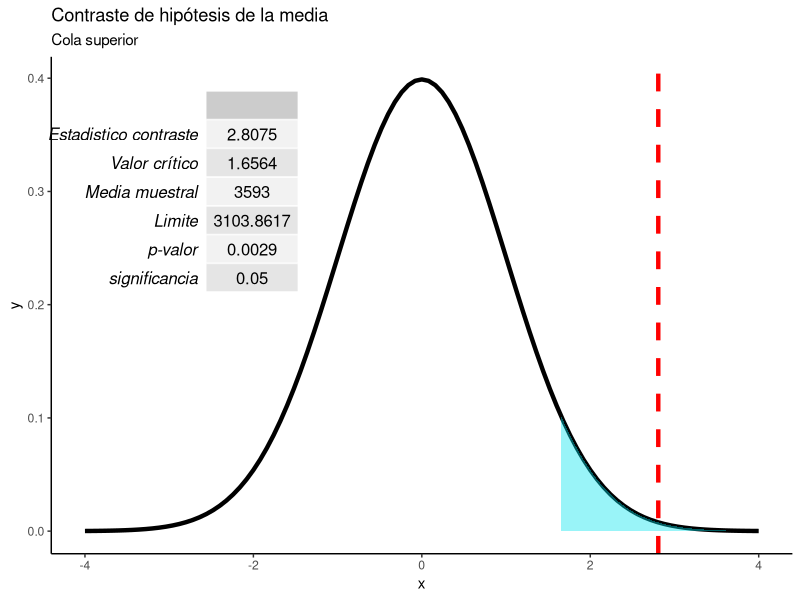
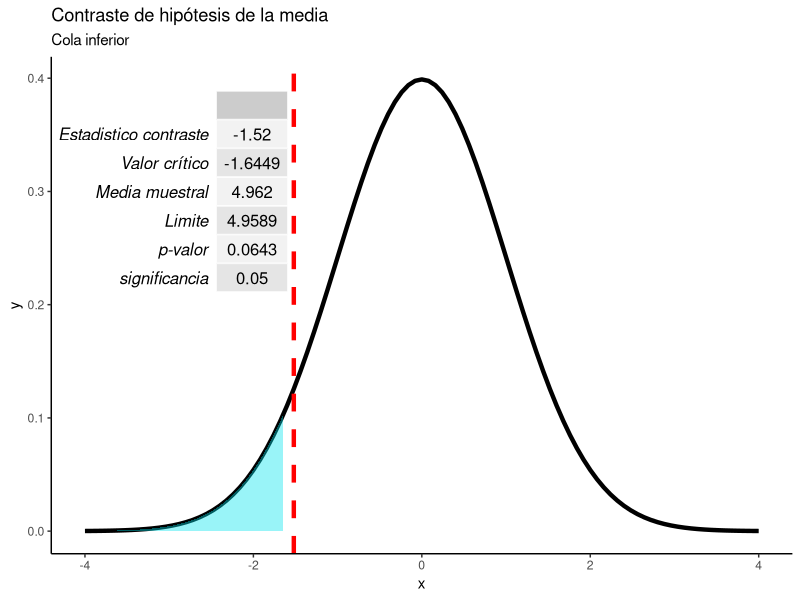
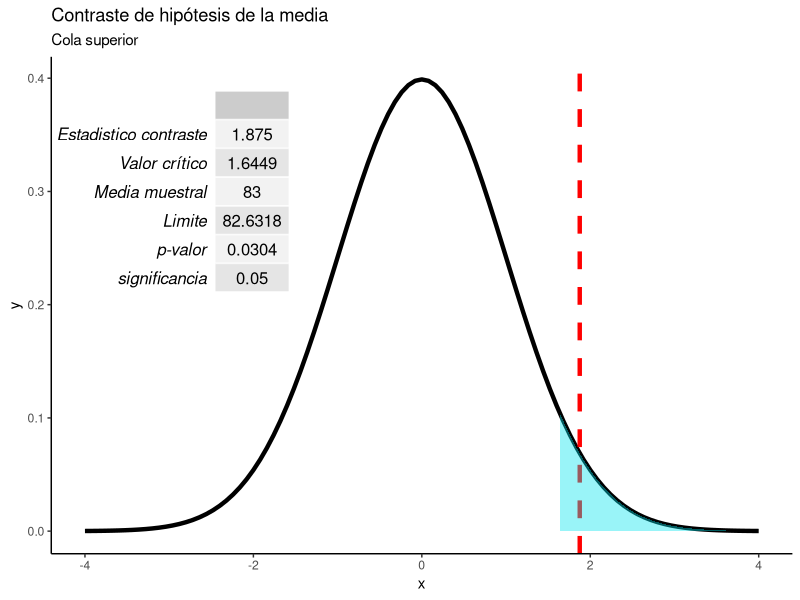
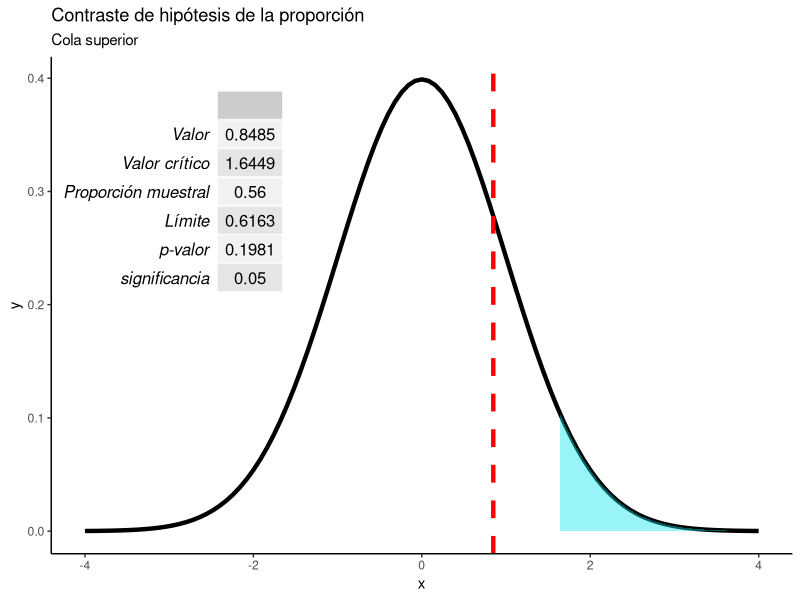
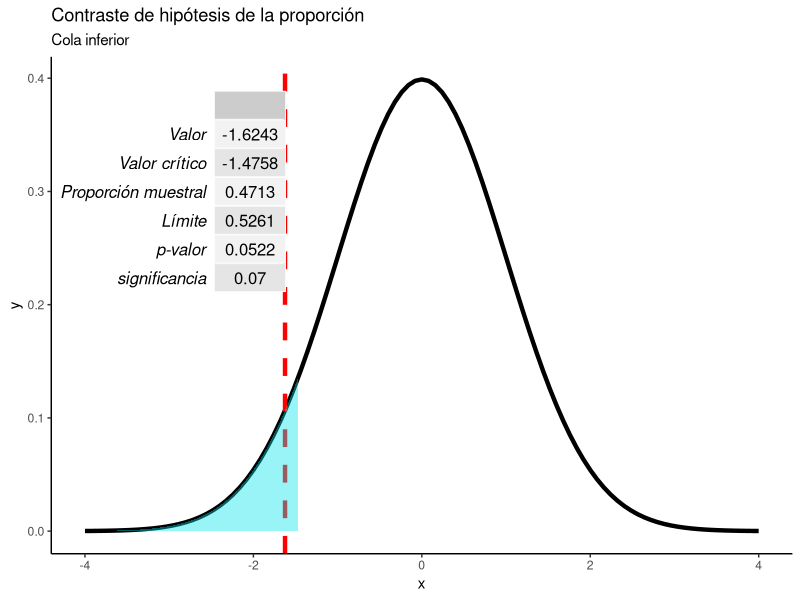
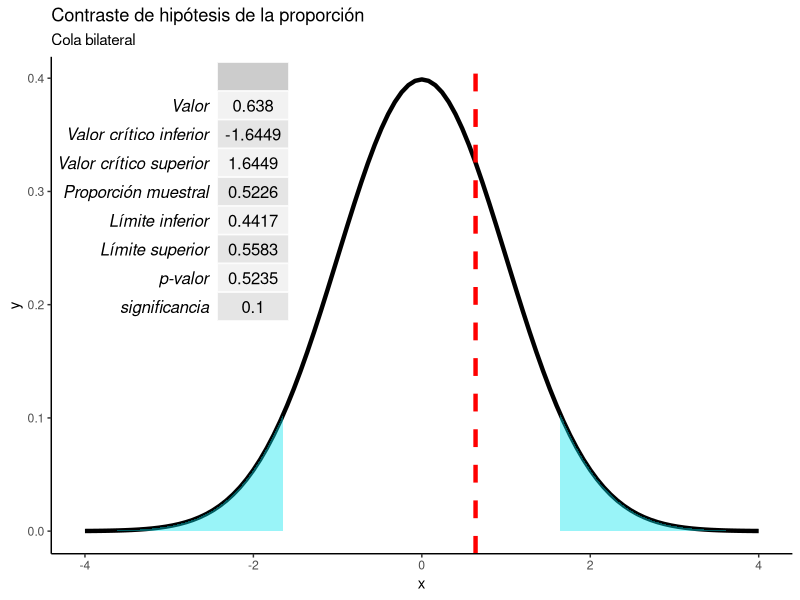

Generate these figures, in order, with R:

contraste_hipotesis1 <- function(media, media_muestral, proporcion_poblacional, proporcion_muestral, dtd=NULL, dtc=NULL, significancia, n, tipo="superior", estadistico = "media"){

  # Realiza contrastes de hipótesis para la media y la proporción
  # Autor: Kamal Romero (karomero@ucm.es)
  #
  # Args:
  #   media: media poblacional
  #   media_muestral: media muestral
  #   proporcion_poblacional: proporcion poblacional (debe ser un número estre cero y uno)
  #   proporcion_muestral: proporcion muestral (debe ser un número estre cero y uno)
  #   dtc: desviación típica si esta es conocida
  #   dtd: desviación típica si esta es desconocida
  #   n: tamaño de la muestra
  #   significancia: nivel de significancia del contraste (debe ser un número estre cero y uno)
  #   estadistico: el estadístico de contraste, de ser "media" o "proporcion" (default = "media")
  #   tipo: si el tipo de contraste es de cola superior, cola inferior o bilateral (default = "superior")
  #
  # Returns:
  #   Una tabla con el estadístico de contraste (Valor), el valor crítico (Valor crítico), 
  #   la media o proporción muestral, el valor crítco medido en la escala original (Límite)
  #   el p-valor y el nivel de significancia
  #
  
  
# Contrastes de la media de una distribución normal: varianza poblacional conocida 

  library(ggplot2)
  library(gridExtra)
  
  if(estadistico == "media"){
  
  if(!is.null(dtc)){
    
    z_estandar <-  (media_muestral - media)/(dtc / sqrt(n))
  
# Contraste de cola superior

  if(tipo=="superior") {

confianza2 <- significancia
tabla <- qnorm(p = confianza2, lower.tail = FALSE)
valor <- z_estandar
critico <- media + tabla*(dtc/sqrt(n))
pvalor <- pnorm(valor, lower.tail = FALSE)

  }
  
# Contraste de cola inferior
  
  if(tipo=="inferior") {

confianza2 <- significancia
tabla <- qnorm(p = confianza2, lower.tail = FALSE)*(-1)
valor <- z_estandar
critico <- media + tabla*(dtc/sqrt(n))
pvalor <- pnorm(valor)

  }
  
# Contraste de dos colas
  
  if(tipo=="bilateral") {
  
confianza2 <- significancia/2
tabla <- qnorm(p = confianza2, lower.tail = FALSE)
valor <- z_estandar
critico1 <- media + tabla*(dtc/sqrt(n))
critico2 <- media - tabla*(dtc/sqrt(n))
pvalor <- pnorm(abs(valor), lower.tail = FALSE)*2

  }
  
  }
  
# Contrastes de la media de una distribución normal: varianza poblacional desconocida

  if(!is.null(dtd)){
    
    z_estandar <-  (media_muestral - media)/(dtd / sqrt(n))
  
# Contraste de cola superior
  if(tipo=="superior") {

confianza2 <- significancia
tabla <- qt(p = confianza2, df = n-1, lower.tail = FALSE)
valor <- z_estandar
critico <- media + tabla*(dtd/sqrt(n))
pvalor <- pt(valor,df = n-1, lower.tail = FALSE)

  }
  
# Contraste de cola inferior
  if(tipo=="inferior") {

confianza2 <- signiicancia
tabla <- qt(p = confianza2, df = n-1, lower.tail = FALSE)*(-1)
valor <- z_estandar
critico <- media + tabla*(dtd/sqrt(n))
pvalor <- pt(valor, df = n-1)

  }
  
# Contraste de dos colas
  if(tipo=="bilateral") {

confianza2 <- significancia/2
tabla <- qt(p = confianza2, df = n-1, lower.tail = FALSE)
valor <- z_estandar
critico1 <- media + tabla*(dtd/sqrt(n))
critico2 <- media - tabla*(dtd/sqrt(n))
pvalor <- pt(abs(valor), df = n-1, lower.tail = FALSE)*2

  }
  
  }
  
  if(tipo=="bilateral") {
    
    tablon <- data.frame(
      "Concepto" = c("Valor", "Valor crítico superior", "Valor crítico inferior", "Media muestral", "Límite inferior", "Límite superior",  "p-valor", "significancia"),
      "Datos"=c(valor, tabla*(-1), tabla, media_muestral, critico1, critico2, pvalor, (significancia/2))
    )
    
    tablon$Datos <-  round(tablon$Datos, digits = 4)
    rownames(tablon) <- tablon[,1]
    tablon[,1] <- NULL
    colnames(tablon) <- ""
    
    return(tablon)
    
  } else {
  
  tablon <- data.frame(
    "Concepto" = c("Estadistico contraste", "Valor crítico", "Media muestral", "Limite", "p-valor", "significancia"),
    "Datos"=c(valor, tabla, media_muestral, critico, pvalor, significancia)
  )
  
  tablon$Datos <-  round(tablon$Datos, digits = 4)
  rownames(tablon) <- tablon[,1]
  tablon[,1] <- NULL
  colnames(tablon) <- ""
  
  if(tipo == "inferior"){
    
    p1 <- ggplot(data.frame(x = c(-4, 4)), aes(x = x)) +
      stat_function(fun = dnorm,  size = 1.5) + geom_vline(xintercept = valor, color="red", linetype="dashed", size=1.5) + 
      stat_function(fun = dnorm, geom="area", fill="turquoise2", alpha=0.4, xlim = c(-4,tabla)) + 
      annotation_custom(tableGrob(tablon), xmin=-4, xmax=-2, ymin=0.2, ymax=0.4) +
      ggtitle("Contraste de hipótesis de la media", subtitle = paste0("Cola ", tipo)) +
      theme_classic() } else {
        
    p1 <- ggplot(data.frame(x = c(-4, 4)), aes(x = x)) +
          stat_function(fun = dnorm, size = 1.5) + geom_vline(xintercept = valor, color="red", linetype="dashed", size=1.5) + 
          stat_function(fun = dnorm, geom="area", fill="turquoise2", alpha=0.4, xlim = c(tabla,4)) + 
          annotation_custom(tableGrob(tablon), xmin=-4, xmax=-2, ymin=0.2, ymax=0.4) +
          ggtitle("Contraste de hipótesis de la media", subtitle = paste0("Cola ", tipo)) +
          theme_classic()
      }
  
  return(list(Resumen =tablon,p1))
  
  }
}

  if(estadistico == "proporcion"){
    
# Contrastes de la proporción poblacional 
    
    if (proporcion_muestral > 1 | proporcion_muestral < 0) {
      stop(" La proporcion debe ser un numero entre cero y uno", call. = FALSE)
    }
    
    if (proporcion_poblacional > 1 | proporcion_poblacional < 0) {
      stop(" La proporcion debe ser un numero entre cero y uno", call. = FALSE)
    }
    
    # Contraste de cola superior
    
    if(tipo=="superior") {
    
    dt <- sqrt((proporcion_poblacional*(1-proporcion_poblacional))/n)
    confianza2 <- significancia
    tabla_z <- qnorm(p = confianza2, lower.tail = FALSE)
    valor <- (proporcion_muestral - proporcion_poblacional)/dt
    critico <- proporcion_poblacional + tabla_z*dt
    pvalor <- pnorm(valor, lower.tail = FALSE)
    
    }
    
    
    # Contraste de cola inferior
    
    if(tipo=="inferior") {
      
      dt <- sqrt((proporcion_poblacional*(1-proporcion_poblacional))/n)
      confianza2 <- significancia
      tabla_z <- qnorm(p = confianza2, lower.tail = FALSE)*(-1)
      valor <- (proporcion_muestral - proporcion_poblacional)/dt
      critico <- proporcion_poblacional - tabla_z*dt
      pvalor <- pnorm(valor)
      
    }
    
    
    # Contraste de dos colas
    
    if(tipo=="bilateral") {
      
      dt <- sqrt((proporcion_poblacional*(1-proporcion_poblacional))/n)
      confianza2 <- significancia/2
      tabla_z <- qnorm(p = confianza2, lower.tail = FALSE)
      valor <- (proporcion_muestral - proporcion_poblacional)/dt
      critico1 <- proporcion_poblacional - tabla_z*dt
      critico2 <- proporcion_poblacional + tabla_z*dt
      pvalor <- pnorm(abs(valor), lower.tail = FALSE)*2
      
    }
    
    if(tipo=="bilateral") {
      
      tabla <- data.frame(
        "Concepto" = c("Valor", "Valor crítico inferior", "Valor crítico superior", "Proporción muestral", "Límite inferior", "Límite superior", "p-valor", "significancia"),
        "Datos"=c(valor, tabla_z*(-1), tabla_z, proporcion_muestral, critico1, critico2,  pvalor, significancia)
      )
      
      tabla$Datos <-  round(tabla$Datos, digits = 4)
      rownames(tabla) <- tabla[,1]
      tabla[,1] <- NULL
      colnames(tabla) <- ""
      
      p1 <- ggplot(data.frame(x = c(-4, 4)), aes(x = x)) +
        stat_function(fun = dnorm,  size = 1.5) + geom_vline(xintercept = valor, color="red", linetype="dashed", size=1.5) + 
        stat_function(fun = dnorm, geom="area", fill="turquoise2", alpha=0.4, xlim = c(-4,tabla_z*(-1))) +
        stat_function(fun = dnorm, geom="area", fill="turquoise2", alpha=0.4, xlim = c(tabla_z,4)) + 
        annotation_custom(tableGrob(tabla), xmin=-4, xmax=-2, ymin=0.2, ymax=0.4) +
        ggtitle("Contraste de hipótesis de la proporción", subtitle = paste0("Cola ", tipo)) +
        theme_classic()
      
      return(list(Resumen =tabla,p1)) } else {
        
        tabla <- data.frame(
          "Concepto" = c("Valor", "Valor crítico", "Proporción muestral", "Límite",  "p-valor", "significancia"),
          "Datos"=c(valor, tabla_z, proporcion_muestral, critico, pvalor, significancia)
        )
        
        tabla$Datos <-  round(tabla$Datos, digits = 4)
        rownames(tabla) <- tabla[,1]
        tabla[,1] <- NULL
        colnames(tabla) <- ""
        
        if(tipo == "inferior"){
        
        p1 <- ggplot(data.frame(x = c(-4, 4)), aes(x = x)) +
          stat_function(fun = dnorm,  size = 1.5) + geom_vline(xintercept = valor, color="red", linetype="dashed", size=1.5) + 
          stat_function(fun = dnorm, geom="area", fill="turquoise2", alpha=0.4, xlim = c(-4,tabla_z)) + 
          annotation_custom(tableGrob(tabla), xmin=-4, xmax=-2, ymin=0.2, ymax=0.4) +
          ggtitle("Contraste de hipótesis de la proporción", subtitle = paste0("Cola ", tipo)) +
          theme_classic() } else {
          
        p1 <- ggplot(data.frame(x = c(-4, 4)), aes(x = x)) +
              stat_function(fun = dnorm, size = 1.5) + geom_vline(xintercept = valor, color="red", linetype="dashed", size=1.5) + 
              stat_function(fun = dnorm, geom="area", fill="turquoise2", alpha=0.4, xlim = c(tabla_z,4)) + 
              annotation_custom(tableGrob(tabla), xmin=-4, xmax=-2, ymin=0.2, ymax=0.4) +
              ggtitle("Contraste de hipótesis de la proporción", subtitle = paste0("Cola ", tipo)) +
              theme_classic()
          }
        
        return(list(Resumen =tabla,p1))
        
      }
    
  }  
    
}



# Ejemplos

contraste_hipotesis1(media = 2400, media_muestral = 3593, dtd = 4919, significancia = 0.05, n = 134,estadistico = "media", tipo = "superior")
contraste_hipotesis1(media = 5, media_muestral = 4.962, dtc = 0.1, significancia = 0.05, n = 16,estadistico = "media", tipo = "inferior")
contraste_hipotesis1(media = 80, media_muestral = 83, dtc = 8, significancia = 0.05, n = 25,estadistico = "media", tipo = "superior")
contraste_hipotesis1(proporcion_poblacional = 0.5, proporcion_muestral = 28/50, significancia = 0.05, estadistico = "proporcion", tipo = "superior", n = 50)
contraste_hipotesis1(proporcion_poblacional = 0.5, proporcion_muestral = 378/802, n = 802,significancia = 0.07, estadistico = "proporcion", tipo = "inferior")
contraste_hipotesis1(proporcion_poblacional = 0.5, proporcion_muestral = 104/199, n = 199,significancia = 0.1, estadistico = "proporcion", tipo = "bilateral")
